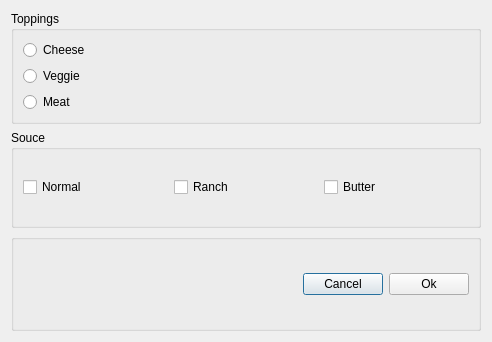
<?xml version="1.0" encoding="UTF-8"?>
<ui version="4.0">
 <class>Dialog</class>
 <widget class="QDialog" name="Dialog">
  <property name="geometry">
   <rect>
    <x>0</x>
    <y>0</y>
    <width>492</width>
    <height>342</height>
   </rect>
  </property>
  <property name="windowTitle">
   <string>Dialog</string>
  </property>
  <layout class="QVBoxLayout" name="verticalLayout_2">
   <item>
    <widget class="QGroupBox" name="groupBox">
     <property name="title">
      <string>Toppings</string>
     </property>
     <layout class="QVBoxLayout" name="verticalLayout">
      <item>
       <widget class="QRadioButton" name="radioButton">
        <property name="text">
         <string>Cheese</string>
        </property>
       </widget>
      </item>
      <item>
       <widget class="QRadioButton" name="radioButton_2">
        <property name="text">
         <string>Veggie</string>
        </property>
       </widget>
      </item>
      <item>
       <widget class="QRadioButton" name="radioButton_3">
        <property name="text">
         <string>Meat</string>
        </property>
       </widget>
      </item>
     </layout>
    </widget>
   </item>
   <item>
    <widget class="QGroupBox" name="groupBox_2">
     <property name="title">
      <string>Souce</string>
     </property>
     <layout class="QHBoxLayout" name="horizontalLayout">
      <item>
       <widget class="QCheckBox" name="checkBox_3">
        <property name="text">
         <string>Normal</string>
        </property>
       </widget>
      </item>
      <item>
       <widget class="QCheckBox" name="checkBox_2">
        <property name="text">
         <string>Ranch</string>
        </property>
       </widget>
      </item>
      <item>
       <widget class="QCheckBox" name="checkBox">
        <property name="text">
         <string>Butter</string>
        </property>
       </widget>
      </item>
     </layout>
    </widget>
   </item>
   <item>
    <widget class="QGroupBox" name="groupBox_3">
     <property name="title">
      <string/>
     </property>
     <layout class="QHBoxLayout" name="horizontalLayout_2">
      <item>
       <spacer name="horizontalSpacer">
        <property name="orientation">
         <enum>Qt::Horizontal</enum>
        </property>
        <property name="sizeHint" stdset="0">
         <size>
          <width>40</width>
          <height>20</height>
         </size>
        </property>
       </spacer>
      </item>
      <item>
       <widget class="QPushButton" name="pushButton">
        <property name="text">
         <string>Cancel</string>
        </property>
       </widget>
      </item>
      <item>
       <widget class="QPushButton" name="pushButton_2">
        <property name="text">
         <string>Ok</string>
        </property>
       </widget>
      </item>
     </layout>
    </widget>
   </item>
  </layout>
 </widget>
 <resources/>
 <connections/>
</ui>
